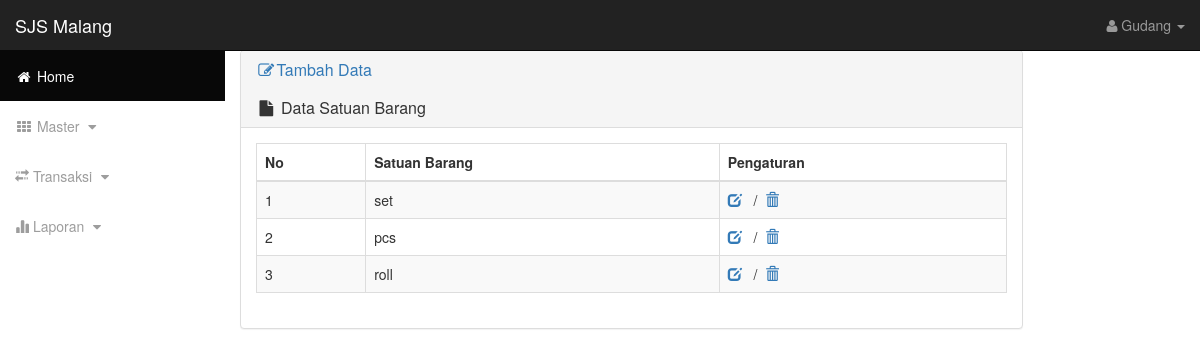
Page /data_gudang/satuan-barang/index.php (signed in) on the committed database.
### tables this page shows
CREATE TABLE `pegawai` (
  `nip` varchar(10) NOT NULL,
  `id_jabatan` varchar(10) DEFAULT NULL,
  `username` varchar(20) DEFAULT NULL,
  `nama_pegawai` varchar(50) DEFAULT NULL,
  `jk_pegawai` varchar(10) DEFAULT NULL,
  `alamat_pegawai` varchar(100) DEFAULT NULL,
  `phone_pegawai` varchar(15) DEFAULT NULL,
  PRIMARY KEY (`nip`),
  KEY `fk_akses` (`username`),
  KEY `fk_memiliki_jabatan` (`id_jabatan`),
  CONSTRAINT `fk_akses` FOREIGN KEY (`username`) REFERENCES `user` (`username`) ON DELETE CASCADE ON UPDATE CASCADE,
  CONSTRAINT `fk_memiliki_jabatan` FOREIGN KEY (`id_jabatan`) REFERENCES `jabatan` (`id_jabatan`) ON DELETE CASCADE ON UPDATE CASCADE
);

CREATE TABLE `satuan` (
  `id_satuan` int(11) NOT NULL AUTO_INCREMENT,
  `nama_satuan_barang` varchar(20) DEFAULT NULL,
  PRIMARY KEY (`id_satuan`)
);

### data_gudang/satuan-barang/index.php (the view, shortened to what this page needs)
<?php include('../../header_gudang/header2.php'); ?>
	<div class="col-lg-10">
                        <div class="panel panel-default">
                            <div class="panel-heading">
                            <a href="tambah.php"><h3 class="panel-title"><i class="fa fa-edit fa-fw"></i>Tambah Data</h3></a><br>
                                <h3 class="panel-title"><i class="fa fa-file fa-fw"></i> Data Satuan Barang</h3>
                            </div>
                            <div class="panel-body">
                                <div class="table-responsive">
                                    <table class="table table-bordered table-hover table-striped">
                                        <thead>
                                        <tr>
			<th>No</th>
			<th>Satuan Barang</th>
			<th>Pengaturan</th>
								</tr>
									</thead>
		<?php
		$query = mysql_query("SELECT * FROM satuan ORDER BY id_satuan ASC") or die(mysql_error());
		if(mysql_num_rows($query) == 0){
			echo '<tr><td colspan="3">Tidak ada data!</td></tr>';
		}else{
			$no=1;
			while($data = mysql_fetch_assoc($query)){
				echo '<tr>';
					echo '<td>'.$no.'</td>';
					echo '<td>'.$data['nama_satuan_barang'].'</td>';
					echo '<td><a href="edit.php?id='.$data['id_satuan'].'"><span class="glyphicon glyphicon-edit"></span> </a> &nbsp&nbsp/&nbsp&nbsp<a href="hapus.php?id='.$data['id_satuan'].'" onclick="return confirm(\'Yakin?\')"><span class="glyphicon glyphicon-trash"></span></a></td>';
				echo '</tr>';
				$no++;
			}
		}
		?>
		</table>
						</div>
                            </div>
                        </div>
                    </div>

### header_gudang/header2.php (shortened to what this page needs)
<?php
if ( !isset($_SESSION['username']) ) {
    header('location:login.php');
}
else {
    $username = $_SESSION['username'];
}
$query = mysql_query("SELECT *   FROM pegawai INNER JOIN user on pegawai.username=user.username WHERE pegawai.username='$username'");
$hasil = mysql_fetch_array($query);
?>
<!DOCTYPE html>
<html lang="en">
<head>
    <link href="../../assets/css/bootstrap.min.css" rel="stylesheet">
    <link href="../../assets/css/sb-admin.css" rel="stylesheet">
    <link href="../../assets/css/plugins/morris.css" rel="stylesheet">
    <link href="../../assets/font-awesome/css/font-awesome.min.css" rel="stylesheet" type="text/css">
</head>
<body>
    <div id="wrapper">
        <nav class="navbar navbar-inverse navbar-fixed-top" role="navigation">
            <div class="navbar-header">
                <a class="navbar-brand" href="../../background.php">SJS Malang</a>
            </div>
            <ul class="nav navbar-right top-nav">
                 <li class="dropdown">
                    <a href="#" class="dropdown-toggle" data-toggle="dropdown"><i class="fa fa-user"></i><?php echo '&nbsp'. $hasil['nama_pegawai'];?> <b class="caret"></b></a>
                </li>
            </ul>
            <div class="collapse navbar-collapse navbar-ex1-collapse">
                <ul class="nav navbar-nav side-nav">
                    <li class="active">
                        <a href="../../index.php"><i class="fa fa-fw fa-home"></i> Home</a>
                    </li>
                    <li>
                     <a href="javascript:;" data-toggle="collapse" data-target="#gudang1"><i class="fa fa-fw fa-th"></i> Master <i class="fa fa-fw fa-caret-down"></i></a>
                    </li>
                    <li>
                     <a href="javascript:;" data-toggle="collapse" data-target="#gudang2"><i class="glyphicon glyphicon-transfer"></i>&nbsp;Transaksi <i class="fa fa-fw fa-caret-down"></i></a>
                    </li>
                     <li>
                     <a href="javascript:;" data-toggle="collapse" data-target="#gudang3"><i class="glyphicon glyphicon-stats"></i>&nbsp;Laporan <i class="fa fa-fw fa-caret-down"></i></a>
                    </li>
            </div>
        </nav>
            <div id="myCarousel" class="carousel slide" data-ride="carousel">
    <div class="carousel-inner" role="listbox">
</body>
</html>

### assets/css/sb-admin.css (style rules this page uses)
body { margin-top: 100px; background-color: #fff; }
@media (min-width:768px) { body { margin-top: 50px; } }
#wrapper { padding-left: 0; }
@media (min-width:768px) { #wrapper { padding-left: 225px; } }
.top-nav { padding: 0 15px; }
.top-nav>li { display: inline-block; float: left; }
.top-nav>li>a { padding-top: 15px; padding-bottom: 15px; line-height: 20px; color: #999; }
@media (min-width:768px) { .side-nav { position: fixed; top: 51px; left: 225px; width: 225px; margin-left: -225px; border: none; border-radius: 0; overflow-y: auto; background-color: #fff; bottom: 0; overflow-x: hidden; padding-bottom: 40px; } }
@media (min-width:768px) { .side-nav>li>a { width: 225px; } }

### rows in the picture
pegawai: nama_pegawai "Gudang"
satuan: nama_satuan_barang "set"
satuan: nama_satuan_barang "pcs"
satuan: nama_satuan_barang "roll"
